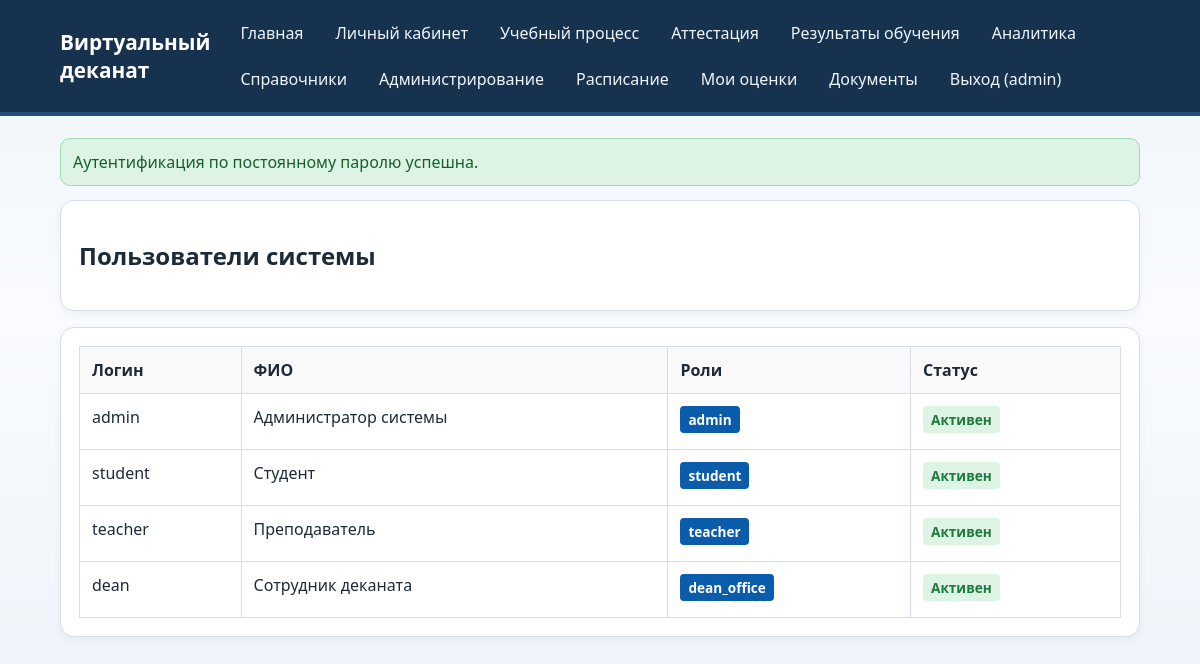
/administration/users (signed in), run on an earlier commit of the app's database.
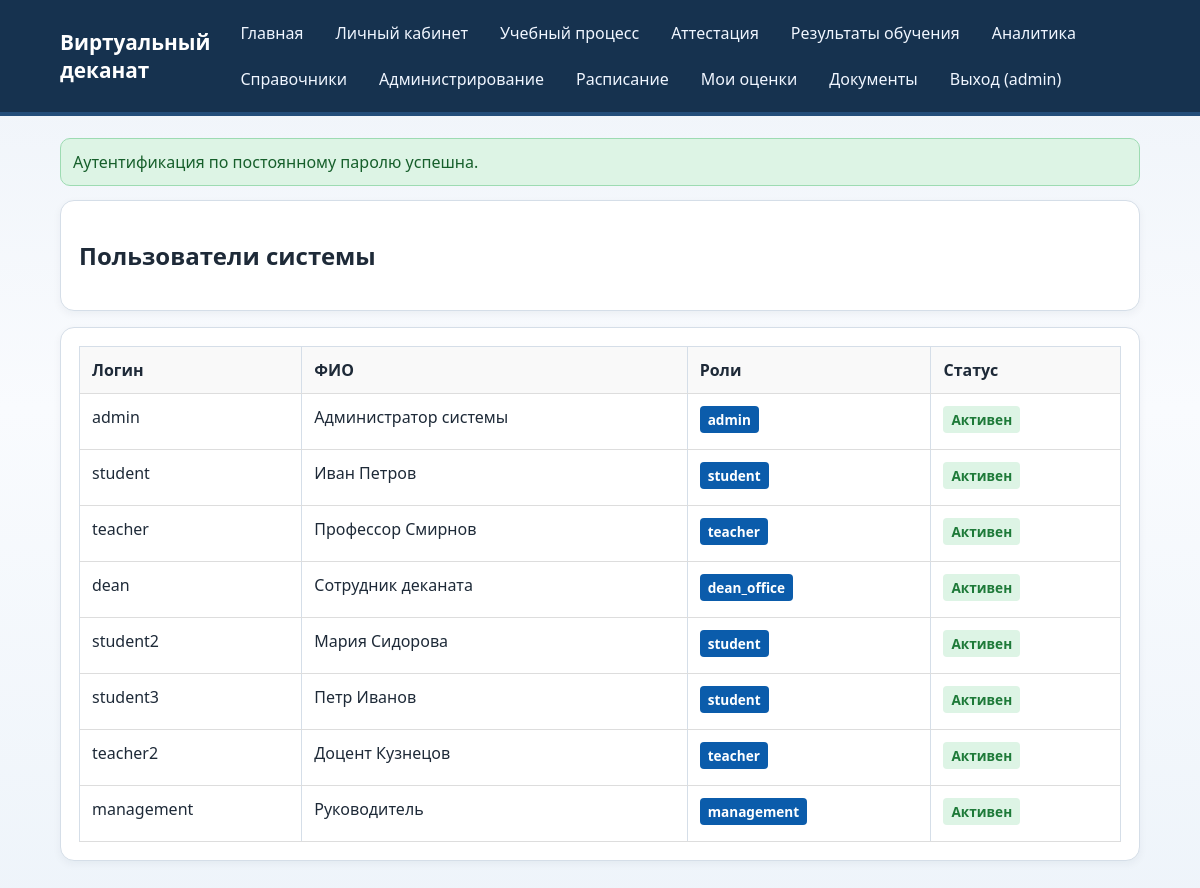
And on a later commit of the database.
### models.py (models this page shows)
class User(Base):
    __tablename__ = "users"
    id = Column(Integer, primary_key=True, index=True)
    username = Column(String(50), unique=True, nullable=False, index=True)
    password_hash = Column(String(255), nullable=False)
    full_name = Column(String(120), nullable=False)
    is_active = Column(Boolean, default=True, nullable=False)
    clearance_level = Column(Integer, default=1, nullable=False)
    secret_key = Column(Integer, default=100, nullable=False)
    primary_role_id = Column(Integer, ForeignKey("roles.id"), nullable=True)
    primary_role = relationship("Role", foreign_keys=[primary_role_id])
    roles = relationship("Role", secondary="user_roles", back_populates="users")
    action_logs = relationship("ActionLog", back_populates="user")

class Role(Base):
    __tablename__ = "roles"
    id = Column(Integer, primary_key=True, index=True)
    name = Column(String(50), unique=True, nullable=False, index=True)
    description = Column(String(255), nullable=True)
    level = Column(Integer, nullable=False, default=1)
    users = relationship("User", secondary="user_roles", back_populates="roles")

### main.py (the view)
@app.get("/administration/users", response_class=HTMLResponse)
def admin_users(request: Request, db: Session = Depends(get_db)):
    user, redirect = section_guard(request, db, "administration")
    if redirect:
        return redirect
    users = db.query(User).all()
    context = build_context(request, db, {"users": users})
    return templates.TemplateResponse("administration/users.html", context)

### templates/administration/users.html (shortened to what this page needs)
{% extends "base.html" %}
{% block content %}
<section class="card">
    <h2>Пользователи системы</h2>
</section>
{% if users %}
<section class="card">
    <table>
        <thead>
            <tr>
                <th>Логин</th>
                <th>ФИО</th>
                <th>Роли</th>
                <th>Статус</th>
            </tr>
        </thead>
        <tbody>
            {% for user in users %}
            <tr>
                <td>{{ user.username }}</td>
                <td>{{ user.full_name }}</td>
                <td>
                    {% if user.primary_role %}
                    <span class="badge">{{ user.primary_role.name }}</span>
                    {% endif %}
                </td>
                <td>
                    <span class="badge {% if user.is_active %}ok{% else %}err{% endif %}">
                        {% if user.is_active %}Активен{% else %}Неактивен{% endif %}
                    </span>
                </td>
            </tr>
            {% endfor %}
        </tbody>
    </table>
</section>
{% else %}
<section class="card">
    <p>Пользователей не найдено.</p>
</section>
{% endif %}
{% endblock %}

### templates/base.html (shortened to what this page needs)
<!DOCTYPE html>
<html lang="ru">
<head>
    <link rel="stylesheet" href="/static/style.css">
</head>
<body>
    <header class="site-header">
        <div class="container row-between">
            <h1>Виртуальный деканат</h1>
            <nav class="top-nav">
                <a href="/">Главная</a>
                {% if current_user %}
                    <a href="/dashboard">Личный кабинет</a>
                    {% for section in available_sections %}
                        <a href="{{ section.path }}">{{ section.title }}</a>
                    {% endfor %}
                    <a href="/logout">Выход ({{ current_user.username }})</a>
                {% else %}
                    <a href="/register">Регистрация</a>
                    <a href="/login">Вход</a>
                {% endif %}
            </nav>
        </div>
    </header>
    <main class="container">
        {% if flash %}
            <div class="flash flash-{{ flash.category }}">
                {{ flash.message }}
            </div>
        {% endif %}
        {% block content %}{% endblock %}
    </main>
</body>
</html>

### static/style.css (style rules this page uses)
:root { --bg: #f3f6fb; --surface: #ffffff; --text: #1e2a38; --muted: #5c6f84; --accent: #0b5cab; --accent-soft: #d6e7f8; --ok: #1e7a39; --ok-soft: #ddf4e5; --err: #9b2020; --err-soft: #fae0e0; --border: #d5dee8; }
* { box-sizing: border-box; }
body { margin: 0; font-family: "Segoe UI", Tahoma, sans-serif; background: linear-gradient(180deg, #eef3f9 0%, #f9fbfe 45%, #eef4fa 100%); color: var(--text); }
.container { width: min(1080px, 92vw); margin: 0 auto; }
.site-header { background: #16324f; color: #fff; padding: 16px 0; border-bottom: 4px solid #244e7a; }
.site-header h1 { margin: 0; font-size: 1.3rem; }
.row-between { display: flex; justify-content: space-between; align-items: center; gap: 20px; }
.top-nav { display: flex; flex-wrap: wrap; gap: 12px; }
.top-nav a { color: #f0f6ff; text-decoration: none; padding: 6px 10px; border-radius: 8px; }
main { padding: 22px 0 30px; }
.card { background: var(--surface); border: 1px solid var(--border); border-radius: 14px; padding: 18px; margin-bottom: 16px; box-shadow: 0 3px 9px rgba(13, 37, 63, 0.05); }
.badge { display: inline-block; margin-right: 6px; margin-bottom: 4px; padding: 4px 9px; border-radius: 999px; background: var(--accent); color: #fff; font-size: 0.8rem; }
.flash { border-radius: 10px; padding: 12px; margin-bottom: 14px; }
.flash-success { background: var(--ok-soft); border: 1px solid #9ddbb2; color: #165f2b; }
table { width: 100%; border-collapse: collapse; }
th, td { border: 1px solid var(--border); padding: 9px; text-align: left; vertical-align: top; }
th { background: #eef5fc; }

### templates/administration/users.html (style rules this page uses)
table { width: 100%; border-collapse: collapse; }
th, td { padding: 12px; text-align: left; border-bottom: 1px solid #ddd; }
th { background: #f9f9f9; font-weight: bold; }
.badge { padding: 4px 8px; border-radius: 4px; font-size: 0.85em; font-weight: bold; }
.badge.ok { background: #ddf4e5; color: #1e7a39; }

What changed in the data, as far as the page shows it:
changed User: full_name "Студент" → "Иван Петров"
changed User: full_name "Преподаватель" → "Профессор Смирнов"
added User: username "student2", full_name "Мария Сидорова", primary_role.name "student", is_active "Активен"
added User: username "student3", full_name "Петр Иванов", primary_role.name "student", is_active "Активен"
added User: username "teacher2", full_name "Доцент Кузнецов", primary_role.name "teacher", is_active "Активен"
added User: username "management", full_name "Руководитель", primary_role.name "management", is_active "Активен"
